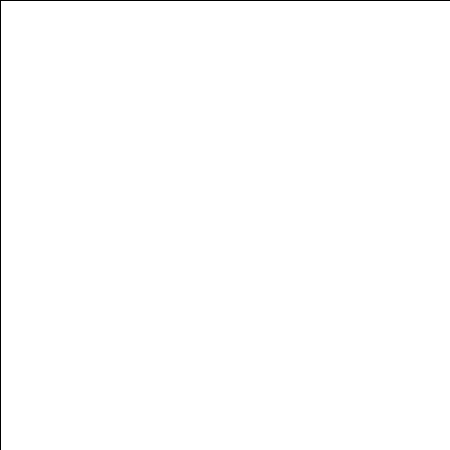
Frame 1 (no input)
Frame 60 (the mouse pressed at the canvas centre just before this capture): identical to frame 1, image omitted
Frame 120 (the mouse held since frame 60 and released just before this capture): identical to frame 1, image omitted

The Processing sketch that drew this single still picture (run headless with seeded random() and noise(); from frame 60 on, the mouse is pressed at the canvas centre):

// Processing sketch: processing_37659
// ── processing_37659.pde

float x;
float y;
float s;

void setup() {
  size (450, 450);
  fill(255);
  rect(0, 0, width, height);
}
void draw() {
  if ((x>0)&&(y>0)) {
    totem(x, y, s, 150);
  }
}

void mousePressed() {
  
  if (mouseButton == LEFT) {
    if (keyPressed) {
      if (keyCode == UP) {
        s=120;
      }
      if (keyCode == DOWN) {
        s=30;
      }
    }
    else {
      s=60;
    }
    x=mouseX;
    y=mouseY;
  }
  
}


  


void totem(float x, float y, float d, float col) {
  //Orb
  noStroke();
  fill(5, 5, col);
  ellipse(x, y, d, d);
  fill(5, 5, col+100);
  ellipse(x+.05*d, y-.05*d, .85*d, .85*d);
  fill(220, 220, col+200);
  ellipse(x+.25*d, y-.25*d, .2*d, .2*d);

  //Curves
  beginShape();
  fill(200, 200, col+50);
  noStroke();
  vertex(x+.05*d, y+.5*d);
  bezierVertex(x+.05*d, y+.45*d, x+.1*d, y+.4*d, x+.15*d, y+.4*d);
  vertex(x+.15*d, y+.4*d);
  bezierVertex(x+.1*d, y+.4*d, x, y+.35*d, x, y+.25*d );
  vertex(x, y+.25*d);
  bezierVertex(x, y+.35*d, x-.1*d, y+.4*d, x-.15*d, y+.4*d);
  vertex(x-.15*d, y+.4*d);
  bezierVertex(x-.1*d, y+.4*d, x-.05*d, y+.45*d, x-.05*d, y+.5*d);
  vertex(x-.05*d, y+.5*d);
  bezierVertex(x-.6*d, y+.5*d, x-.7*d, y, x-.5*d, y-.25*d);
  vertex(x-.5*d, y-.25*d);
  bezierVertex(x-.45*d, y-.35*d, x-.3*d, y-.5*d, x-.5*d, y-.95*d);
  vertex(x-.5*d, y-.95*d);
  bezierVertex(x-.33*d, y-.5*d, x-.48*d, y-.35*d, x-.53*d, y-.25*d);
  vertex(x-.53*d, y-.25*d);
  bezierVertex(x-.73*d, y, x-.63*d, y+.5*d, x-.08*d, y+.85*d);
  vertex(x-.08*d, y+.85*d);
  bezierVertex(x-.13*d, y+.7*d, x-.18*d, y+.65*d, x, y+.6*d);
  vertex(x, y+.6*d);
  bezierVertex(x+.18*d, y+.65*d, x+.13*d, y+.7*d, x+.08*d, y+.85*d);
  vertex(x+.08*d, y+.85*d);
  bezierVertex( x+.63*d, y+.5*d, x+.73*d, y, x+.53*d, y-.25*d);
  vertex(x+.53*d, y-.25*d);
  bezierVertex(x+.48*d, y-.35*d, x+.33*d, y-.5*d, x+.5*d, y-.95*d);
  vertex(x+.5*d, y-.95*d);
  bezierVertex(x+.3*d, y-.5*d, x+.45*d, y-.35*d, x+.5*d, y-.25*d);
  vertex(x+.5*d, y-.25*d);
  bezierVertex(x+.7*d, y, x+.6*d, y+.5*d, x+.05*d, y+.5*d);
  vertex(x+.05*d, y+.5*d);
  endShape();

  //Inner Curve
  beginShape();
  fill(50, 50, col-100);
  noStroke();
  //Middle Edges
  vertex(x+.05*d, y+.5*d);
  bezierVertex(x+.03*d, y+.45*d, x+.08*d, y+.4*d, x+.13*d, y+.4*d);
  vertex(x+.13*d, y+.4*d);
  bezierVertex(x+.08*d, y+.4*d, x-.02*d, y+.35*d, x, y+.275*d );
  vertex(x, y+.275*d);
  bezierVertex(x+.02*d, y+.35*d, x-.08*d, y+.4*d, x-.13*d, y+.4*d);
  vertex(x-.13*d, y+.4*d);
  //Left Side
  bezierVertex(x-.08*d, y+.4*d, x-.03*d, y+.45*d, x-.03*d, y+.5*d);
  vertex(x-.05*d, y+.5*d);
  bezierVertex(x-.6*d, y+.5*d, x-.7*d, y, x-.5*d, y-.25*d);
  vertex(x-.5*d, y-.25*d);
  bezierVertex(x-.45*d, y-.35*d, x-.3*d, y-.5*d, x-.5*d, y-.95*d);
  //Left Edge
  vertex(x-.5*d, y-.95*d);
  bezierVertex(x-.32*d, y-.5*d, x-.47*d, y-.35*d, x-.52*d, y-.25*d);
  vertex(x-.52*d, y-.25*d);
  bezierVertex(x-.715*d, y, x-.615*d, y+.5*d, x-.08*d, y+.83*d);
  vertex(x-.08*d, y+.83*d);
  //Middle Cut
  bezierVertex(x-.125*d, y+.7*d, x-.18*d, y+.65*d, x, y+.6*d);
  vertex(x, y+.6*d);
  bezierVertex(x+.18*d, y+.65*d, x+.125*d, y+.7*d, x+.08*d, y+.83*d);
  vertex(x+.08*d, y+.83*d);
  //Right Edge
  bezierVertex( x+.615*d, y+.5*d, x+.72*d, y, x+.52*d, y-.25*d);
  vertex(x+.52*d, y-.25*d);
  bezierVertex(x+.475*d, y-.35*d, x+.325*d, y-.5*d, x+.5*d, y-.95*d);
  vertex(x+.5*d, y-.95*d);
  //Right Side
  bezierVertex(x+.3*d, y-.5*d, x+.45*d, y-.35*d, x+.5*d, y-.25*d);
  vertex(x+.5*d, y-.25*d);
  bezierVertex(x+.7*d, y, x+.6*d, y+.5*d, x+.05*d, y+.5*d);
  vertex(x+.05*d, y+.5*d);
  endShape();
}                               
